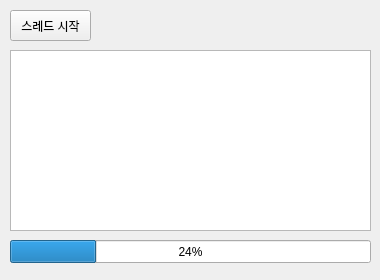
<?xml version="1.0" encoding="UTF-8"?>
<ui version="4.0">
 <class>Form</class>
 <widget class="QWidget" name="Form">
  <property name="geometry">
   <rect>
    <x>0</x>
    <y>0</y>
    <width>380</width>
    <height>280</height>
   </rect>
  </property>
  <property name="windowTitle">
   <string>Form</string>
  </property>
  <widget class="QPushButton" name="btnStart">
   <property name="geometry">
    <rect>
     <x>10</x>
     <y>10</y>
     <width>81</width>
     <height>31</height>
    </rect>
   </property>
   <property name="text">
    <string>스레드 시작</string>
   </property>
  </widget>
  <widget class="QTextBrowser" name="txbLog">
   <property name="geometry">
    <rect>
     <x>10</x>
     <y>50</y>
     <width>361</width>
     <height>181</height>
    </rect>
   </property>
  </widget>
  <widget class="QProgressBar" name="pgbTask">
   <property name="geometry">
    <rect>
     <x>10</x>
     <y>240</y>
     <width>361</width>
     <height>23</height>
    </rect>
   </property>
   <property name="value">
    <number>24</number>
   </property>
  </widget>
 </widget>
 <resources/>
 <connections/>
</ui>
